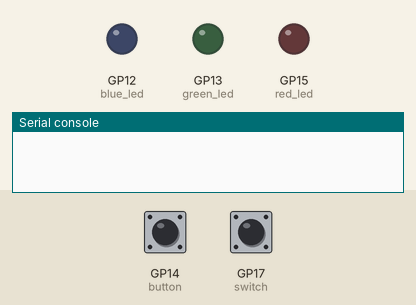
A program run on a simulated Raspberry Pi Pico running MicroPython. Parts: output pins drawn as LEDs (lit = HIGH), the last lines printed to the serial console. The inputs (shaded band) are chosen by the test bench; at power-on: GP14 (button) HIGH, GP17 (switch) HIGH.

Above: at 1.2 s.
1.3 s: GP14 (button) pulled LOW for 0.15 s
At 1.37 s:
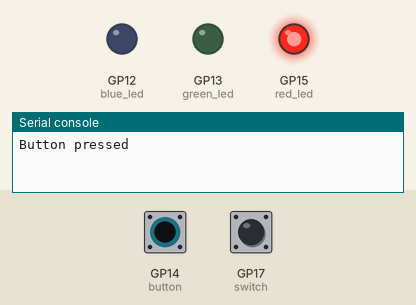
2.9 s: GP17 (switch) pulled LOW for 0.15 s
At 3.5 s:
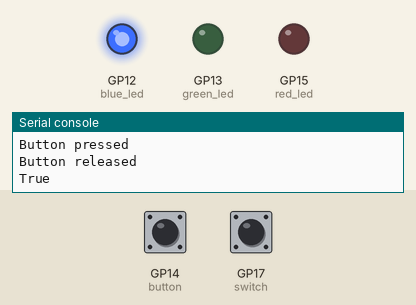
4.5 s: GP17 (switch) pulled LOW for 1 s
At 5.9 s:
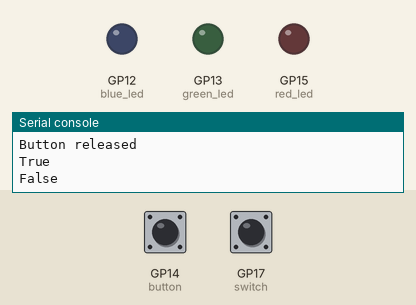
7.0 s: GP17 (switch) pulled LOW for 3.2 s
At 10.7 s:
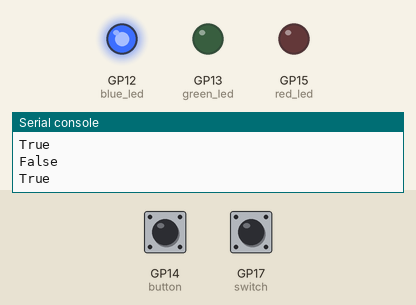
11.7 s: GP14 (button) pulled LOW for 1 s
At 12.5 s:
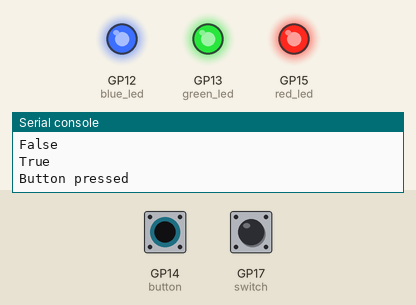
14.2 s: GP14 (button) pulled LOW for 3.2 s
At 18.6 s:
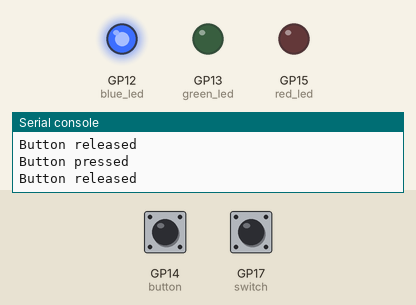
Timing chart, 0 to 19.9 s (numbered marks = the images above; inputs shaded):
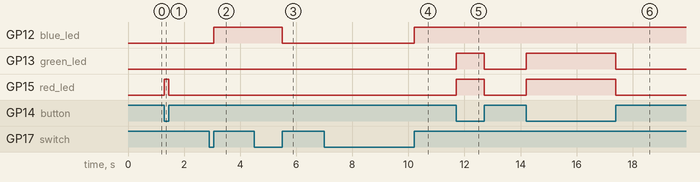

Measured:
- after the input at 1.3 s, GP15 (red_led): LOW → HIGH at once, → LOW 0.15 s later
- after the input at 2.9 s, GP12 (blue_led): LOW → HIGH after 0.15 s
- after the input at 4.5 s, GP12 (blue_led): HIGH → LOW after 1.0 s
- after the input at 7.0 s, GP12 (blue_led): LOW → HIGH after 3.2 s
- after the input at 11.7 s, GP13 (green_led), GP15 (red_led): LOW → HIGH at once, → LOW 1.0 s later
- after the input at 14.2 s, GP13 (green_led), GP15 (red_led): LOW → HIGH at once, → LOW 3.2 s later

The program:

inputToLED.py
```python
#Shu Raturi
#Use button and a switch to get inputs, then uses the input to turn the LED. If the the switch is on it will turn on the blue led,
#and if the button is pressed when the switch is on it will light up the red and green led. If the switch is off the button press will only light up the red led.


import utime
from itsc305gpiozero import *

global toggle_state
toggle_state = False
def main():
    button = Button(14, pull_up=True, bounce_time=50)
    switch = Button(17, pull_up=False, bounce_time=50)
    button.when_pressed = button_pressed
    button.when_released = button_released
    switch.when_pressed = switch_toggle
    while(True):
        pass

def button_pressed():
    red_led = LED(15)
    red_led.value = 1
    print("Button pressed")
    green_led = LED(13)

    global toggle_state
    if toggle_state:
        green_led.value = 1

def button_released():
    red_led = LED(15)
    red_led.value = 0
    print("Button released")
    green_led = LED(13)
    green_led.value = 0

def switch_toggle():
    global toggle_state
    blue_led = LED(12)
    toggle_state = not toggle_state
    print(toggle_state)
    if toggle_state == 0:
        blue_led.value = 0
    else:
        blue_led.value = 1


main()
```

itsc305gpiozero.py
```python
# MicroPython version of gpiozero library
# version 1.3
# by Lubos Kuzma, School of SADT, SAIT
#
# This is a replica (not a port) of gpiozero library.
# It only replicates SOME functionality of full gpiozero library
# Currently implemented classes:
#
# LED(pin, *, active_high=True, initital_value=False)
# PWMLED(pin, *, initital_value=0.0, frequency=100)
# Button(pin, *, pull_up=True, bounce_time=None)


from machine import Pin, PWM, Timer

class LED():
    def __init__(self, pin, *, active_high=True, initital_value=False):
        self.pin = pin
        self.led = Pin(pin, Pin.OUT)
        self.active_high = active_high
        self.initial_value = initital_value
        if initital_value == False:
            self.instance_value = 0
            self.led.off()
        else:
            self.instance_value = 1
            self.led.on()

    def on(self):
        if self.active_high == True:
            self.led.value(1)
            self.instance_value = 1
        else:
            self.led.value(0)
            self.instance_value = 0

    def off(self):
        if self.active_high == True:
            self.led.value(0)
            self.instance_value = 0
        else:
            self.led.value(1)
            self.instance_value = 1

    @property
    def value(self):
        return self.instance_value

    @value.setter
    def value(self, newValue):
        self.led.value(newValue)
        self.instance_value = newValue

class PWMLED():
    def __init__(self, pin, *, initital_value=0.0, frequency=100):

        self.pin = pin
        self._led = Pin(pin, Pin.OUT)
        self.freq = frequency
        self.pwmled = PWM(self._led)
        self.instance_value = initital_value
        self.duty_u16 = int(self.instance_value * 65535)
        self.pwmled.freq(self.freq)
        self.pwmled.duty_u16(self.duty_u16)

    def on(self):

        self.pwmled.duty_u16(65535)
        self.instance_value = 1

    def off(self):
        self.pwmled.duty_u16(0)
        self.instance_value = 0.0

    @property
    def value(self):
        return self.instance_value

    @value.setter
    def value(self, newValue):
        self.pwmled.duty_u16(int(newValue * 65535))
        self.instance_value = newValue

class Button():
    btnList = {}
    def __init__(self, pin, *, pull_up=True, bounce_time=None):
        global btnList
        self.pin = pin
        if pull_up == True:
            self.pull_up = Pin.PULL_UP
        elif pull_up == False:
            self.pull_up = Pin.PULL_DOWN
        else:
            self.pull_up = None

        self.btn = Pin(pin, Pin.IN, pull_up)

        self.state = self.btn.value()
        self._when_pressed  = None
        self._when_released = None

        self._bounce_time = bounce_time
        self._bounces = 0
        self._fire_rising_edge = 0
        self._bounce_timer = Timer(-1)

        Button.btnList[pin] = self

    @property
    def value(self):
        return self.btn.value()

    @property
    def when_pressed(self):
        return self._when_pressed

    @when_pressed.setter
    def when_pressed(self, def_handler):
        if self._when_pressed == None:
            self._when_pressed = def_handler
        Button.set_trigger_handler(self.pin)

    @property
    def when_released(self):
        return self._when_released

    @when_released.setter
    def when_released(self, def_handler):
        if self._when_released == None:
            self._when_released = def_handler
        Button.set_trigger_handler(self.pin)


    def trigger_fire(self, edge):

        if self._bounce_time is not None:
            self._bounce_timer.init(mode=Timer.ONE_SHOT, period=self._bounce_time, callback=lambda a:Button.debounce_timer_end(self))

        if edge == 0 and self.pull_up == Pin.PULL_UP \
            and self._when_pressed != None:
                self._when_pressed()

        elif edge == 0 and self.pull_up == Pin.PULL_DOWN \
            and self._when_released != None:
                self._when_released()

        elif edge == 1 and self.pull_up == Pin.PULL_UP \
            and self._when_released != None:
                self._when_released()

        elif edge == 1 and self.pull_up == Pin.PULL_DOWN \
            and self._when_pressed != None:
                self._when_pressed()

    @staticmethod
    def set_trigger_handler(pin_num):
        Button.btnList[pin_num].btn.irq(handler=Button.trigger_handler, trigger=Pin.IRQ_FALLING|Pin.IRQ_RISING)

    @staticmethod
    def debounce_timer_end(whole_object):
        whole_object._bounces = 0

    @staticmethod
    def trigger_handler(btn_object):

        id = Button.PinId(btn_object)
        whole_object = Button.btnList[id]

        fire_edge = btn_object.value()

        # debounce logic
        if whole_object._bounce_time == None:
            # if Bounce = None
            Button.trigger_fire(whole_object, fire_edge)

        elif whole_object._bounces == 0:
            # first round of debounce
            whole_object._bounces += 1
            Button.trigger_fire(whole_object, fire_edge)

        elif whole_object._bounces != 0:
            # consequent rounds of debounce
            whole_object._bounces += 1

    @staticmethod
    def PinId(pin):
        # there is no way to get pin# from Pin object, so this is a very aquard way of doing it
        # uncomment for troubleshooting. below:
        # print(f"Pin String: {str(pin)}")
        new_pin =  int(str(pin) [8:10].rstrip(","))
        # uncomment for troubleshooting. below:
        #print(f"New Pin: {new_pin}")
        return new_pin
```
